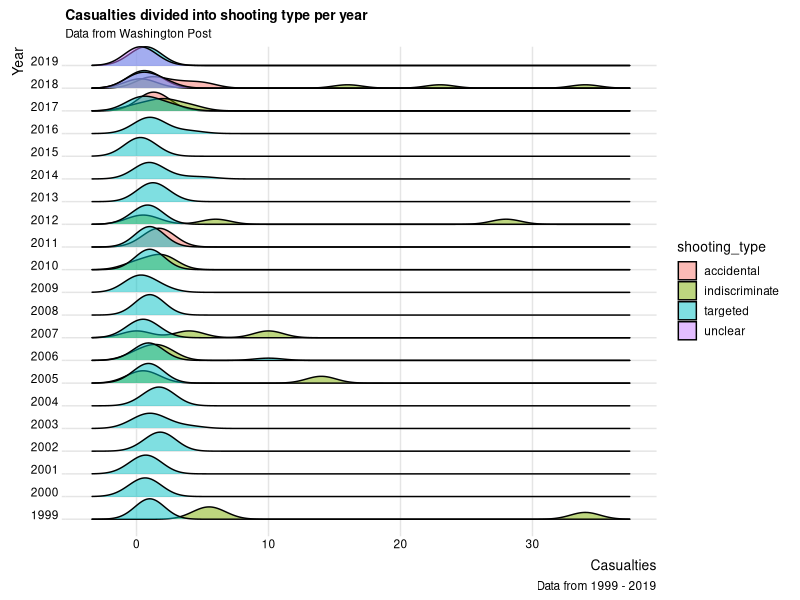
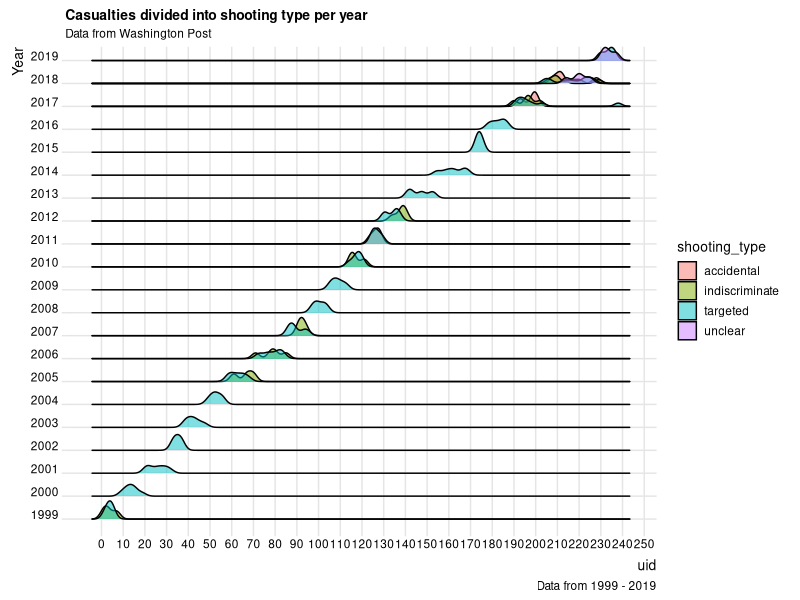
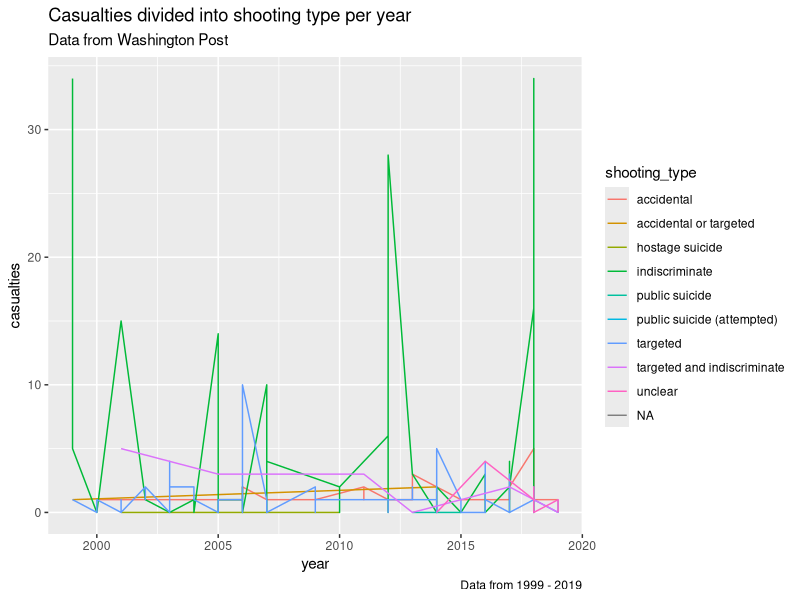
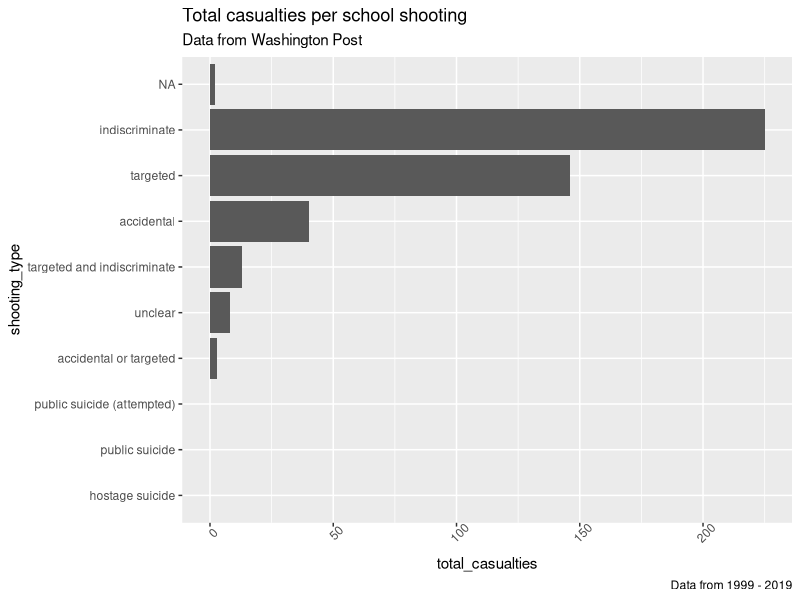

Write the R code that produced these figures, in order.
## ---- chunk 1
library(tidyverse)
## ---- chunk 2
library(ggplot2)
library(ggridges)
## ---- chunk 3
school_shootings <- read_csv("school-shootings-data.csv")
## ---- chunk 4
school_shootings %>% 
  #filter(shooting_type %in% c("targeted", "indiscriminate", "accidental or targeted", "targeted and indiscriminate", "acidental", "hostage suicide", "public suicide", "unclear")) %>% 
  filter(!is.na (casualties)) %>% 
  ggplot(aes(x = casualties,
             y = factor (year),
             fill = shooting_type)) +
  geom_density_ridges(alpha = 0.5, 
                      scale = 0.9)  +
  theme_ridges(font_size = 10) +
  scale_x_continuous(breaks = seq(0, 100, 10),
                     labels = seq(0, 100, 10))+
  xlab("Casualties") +
  ylab("Year")+
  labs(title = "Casualties divided into shooting type per year", subtitle = "Data from Washington Post", caption = "Data from 1999 - 2019")
  
## ---- chunk 5
school_shootings %>% 
  #filter(shooting_type %in% c("targeted", "indiscriminate", "accidental or targeted", "targeted and indiscriminate", "acidental", "hostage suicide", "public suicide", "unclear")) %>% 
  filter(!is.na (uid)) %>% 
  ggplot(aes(x = uid,
             y = factor (year),
             fill = shooting_type)) +
  geom_density_ridges(alpha = 0.5, 
                      scale = 0.9)  +
  theme_ridges(font_size = 10) +
  scale_x_continuous(breaks = seq(0, 250, 10),
                     labels = seq(0, 250, 10))+
  xlab("uid") +
  ylab("Year")+
  labs(title = "Casualties divided into shooting type per year", subtitle = "Data from Washington Post", caption = "Data from 1999 - 2019")
  
## ---- chunk 6
school_shootings %>% 
  ggplot(aes(x=year, y=casualties, color=shooting_type))+
  geom_line()+
  labs(title = "Casualties divided into shooting type per year", subtitle = "Data from Washington Post", caption = "Data from 1999 - 2019")
## ---- chunk 7
school_shootings%>%
  group_by(shooting_type) %>%  #This one takes only the shooting type
  summarise(total_casualties= sum(casualties)) %>% #This function summaries all the casualties into a category named total_casualties
  mutate(shooting_type=reorder(shooting_type, total_casualties)) %>% 
  ggplot(aes(x=shooting_type, y=total_casualties)) + 
  geom_col()+
  theme(axis.text.x = element_text(angle = 45))+ #This function turns the shooting_type 
  coord_flip()+ #This function flips the to horizontal 
  labs(title = "Total casualties per school shooting", subtitle = "Data from Washington Post", caption = "Data from 1999 - 2019")
